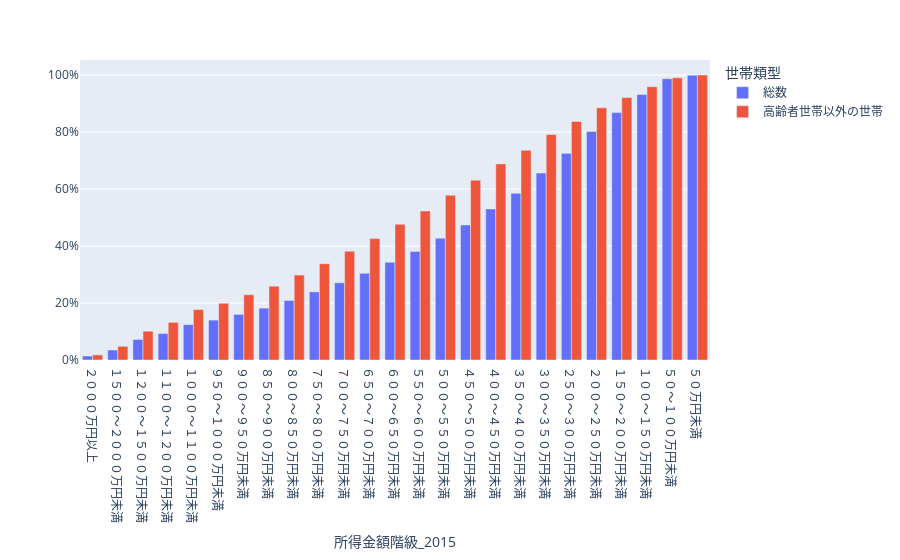

The notebook cell saved with this chart:
### Code cell
# 所得金額階級の逆累積分布
icdf_fig = px.bar(
    icdf_df, x="所得金額階級_2015", y="パーセント", color="世帯類型_103", barmode="group"
)
icdf_fig.update_layout(
    yaxis={"tickformat": ".0f", "ticksuffix": "%", "title": None},
    legend_title_text="世帯類型"
)

### Figure 1 — Plotly figure (JSON) as saved in the notebook; plotly's stock layout.template omitted (floating-point values rounded to 4 significant figures)
{"data": [{"alignmentgroup": "True", "hovertemplate": "世帯類型_103=総数<br>所得金額階級_2015=%{x}<br>パーセント=%{y}<extra></extra>", "legendgroup": "総数", "marker": {"color": "#636efa", "pattern": {"shape": ""}}, "name": "総数", "offsetgroup": "総数", "orientation": "v", "showlegend": true, "textposition": "auto", "type": "bar", "x": ["２０００万円以上", "１５００～２０００万円未満", "１２００～１５００万円未満", "１１００～１２００万円未満", "１０００～１１００万円未満", "９５０～１０００万円未満", "９００～９５０万円未満", "８５０～９００万円未満", "８００～８５０万円未満", "７５０～８００万円未満", "７００～７５０万円未満", "６５０～７００万円未満", "６００～６５０万円未満", "５５０～６００万円未満", "５００～５５０万円未満", "４５０～５００万円未満", "４００～４５０万円未満", "３５０～４００万円未満", "３００～３５０万円未満", "２５０～３００万円未満", "２００～２５０万円未満", "１５０～２００万円未満", "１００～１５０万円未満", "５０～１００万円未満", "５０万円未満"], "xaxis": "x", "y": [1.4, 3.5, 7.2, 9.3, 12.4, 14.0, 16.0, 18.2, 20.9, 23.9, 27.1, 30.4, 34.3, 38.1, 42.7, 47.4, 53.0, 58.5, 65.6, 72.5, 80.2, 86.8, 93.2, 98.7, 99.9], "yaxis": "y"}, {"alignmentgroup": "True", "hovertemplate": "世帯類型_103=高齢者世帯以外の世帯<br>所得金額階級_2015=%{x}<br>パーセント=%{y}<extra></extra>", "legendgroup": "高齢者世帯以外の世帯", "marker": {"color": "#EF553B", "pattern": {"shape": ""}}, "name": "高齢者世帯以外の世帯", "offsetgroup": "高齢者世帯以外の世帯", "orientation": "v", "showlegend": true, "textposition": "auto", "type": "bar", "x": ["２０００万円以上", "１５００～２０００万円未満", "１２００～１５００万円未満", "１１００～１２００万円未満", "１０００～１１００万円未満", "９５０～１０００万円未満", "９００～９５０万円未満", "８５０～９００万円未満", "８００～８５０万円未満", "７５０～８００万円未満", "７００～７５０万円未満", "６５０～７００万円未満", "６００～６５０万円未満", "５５０～６００万円未満", "５００～５５０万円未満", "４５０～５００万円未満", "４００～４５０万円未満", "３５０～４００万円未満", "３００～３５０万円未満", "２５０～３００万円未満", "２００～２５０万円未満", "１５０～２００万円未満", "１００～１５０万円未満", "５０～１００万円未満", "５０万円未満"], "xaxis": "x", "y": [1.8, 4.8, 10.1, 13.2, 17.7, 19.9, 22.9, 25.9, 29.8, 33.8, 38.2, 42.6, 47.6, 52.3, 57.8, 63.1, 68.8, 73.6, 79.1, 83.7, 88.5, 92.1, 95.9, 99.0, 100.0], "yaxis": "y"}], "layout": {"barmode": "group", "legend": {"title": {"text": "世帯類型"}, "tracegroupgap": 0}, "margin": {"t": 60}, "xaxis": {"anchor": "y", "domain": [0, 1], "title": {"text": "所得金額階級_2015"}}, "yaxis": {"anchor": "x", "domain": [0, 1], "tickformat": ".0f", "ticksuffix": "%", "title": {}}}}
